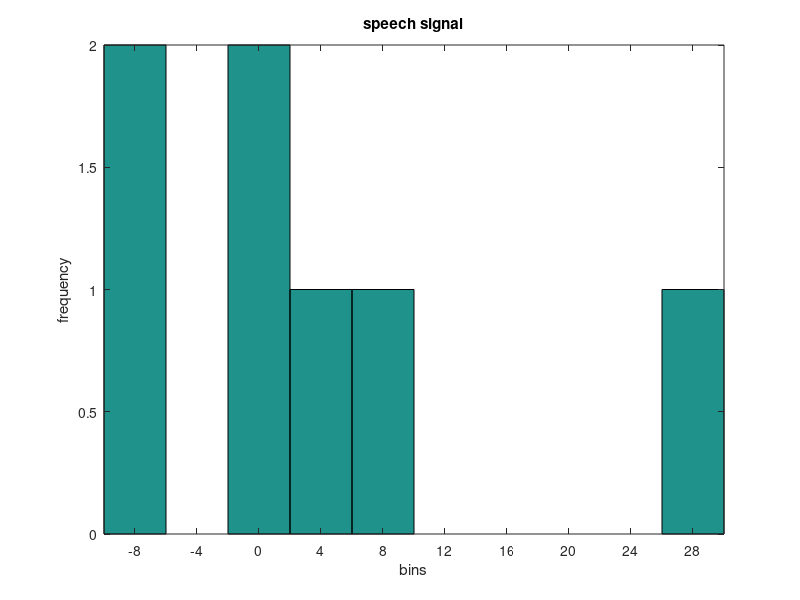

Write the MATLAB code that produced this figure.
%speech = audioread('speech.au');
speech = [5, 0.1, -9, 2, -10, 10, 30];
hist(speech,10)
title('speech signal')
xlabel('bins')
ylabel('frequency')
%{
initial_codebook = [-0.292 -0.102 0.126 0.279];
[partition, codebook] = lloyds(speech, initial_codebook)
[index,quants,distor] = quantiz(speech,partition,codebook);
quants = quants.';
E = quants - speech;
quants2 = quants .^ 2;
E2 = E .^ 2;
Py = (1/length(quants2))*sum(quants2);
Pe = (1/length(E2))*sum(E2);
PSNR = Py / Pe
%}